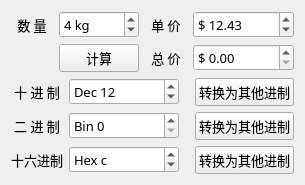
<?xml version="1.0" encoding="UTF-8"?>
<ui version="4.0">
 <class>Widget</class>
 <widget class="QWidget" name="Widget">
  <property name="geometry">
   <rect>
    <x>0</x>
    <y>0</y>
    <width>305</width>
    <height>172</height>
   </rect>
  </property>
  <property name="font">
   <font>
    <family>宋体</family>
    <pointsize>10</pointsize>
   </font>
  </property>
  <property name="windowTitle">
   <string>SpinBox测试</string>
  </property>
  <layout class="QVBoxLayout" name="verticalLayout">
   <item>
    <layout class="QGridLayout" name="gridLayout">
     <item row="1" column="2">
      <widget class="QLabel" name="label_3">
       <property name="text">
        <string>总 价</string>
       </property>
       <property name="alignment">
        <set>Qt::AlignCenter</set>
       </property>
      </widget>
     </item>
     <item row="1" column="3">
      <widget class="QDoubleSpinBox" name="spinTotal">
       <property name="prefix">
        <string>$ </string>
       </property>
       <property name="maximum">
        <double>100000.000000000000000</double>
       </property>
      </widget>
     </item>
     <item row="0" column="1">
      <widget class="QSpinBox" name="spinNum">
       <property name="frame">
        <bool>true</bool>
       </property>
       <property name="buttonSymbols">
        <enum>QAbstractSpinBox::UpDownArrows</enum>
       </property>
       <property name="showGroupSeparator" stdset="0">
        <bool>false</bool>
       </property>
       <property name="suffix">
        <string> kg</string>
       </property>
       <property name="maximum">
        <number>1000</number>
       </property>
       <property name="value">
        <number>4</number>
       </property>
      </widget>
     </item>
     <item row="0" column="3">
      <widget class="QDoubleSpinBox" name="spinPrice">
       <property name="minimumSize">
        <size>
         <width>90</width>
         <height>0</height>
        </size>
       </property>
       <property name="prefix">
        <string>$ </string>
       </property>
       <property name="maximum">
        <double>10000.000000000000000</double>
       </property>
       <property name="value">
        <double>12.430000000000000</double>
       </property>
      </widget>
     </item>
     <item row="0" column="2">
      <widget class="QLabel" name="label_2">
       <property name="text">
        <string>单 价</string>
       </property>
       <property name="alignment">
        <set>Qt::AlignCenter</set>
       </property>
      </widget>
     </item>
     <item row="0" column="0">
      <widget class="QLabel" name="label">
       <property name="text">
        <string>数 量</string>
       </property>
       <property name="alignment">
        <set>Qt::AlignCenter</set>
       </property>
      </widget>
     </item>
     <item row="1" column="1">
      <widget class="QPushButton" name="btnCal">
       <property name="text">
        <string>计算</string>
       </property>
      </widget>
     </item>
    </layout>
   </item>
   <item>
    <spacer name="verticalSpacer">
     <property name="orientation">
      <enum>Qt::Vertical</enum>
     </property>
     <property name="sizeHint" stdset="0">
      <size>
       <width>20</width>
       <height>40</height>
      </size>
     </property>
    </spacer>
   </item>
   <item>
    <layout class="QGridLayout" name="gridLayout_2">
     <item row="0" column="0">
      <widget class="QLabel" name="label_6">
       <property name="minimumSize">
        <size>
         <width>0</width>
         <height>0</height>
        </size>
       </property>
       <property name="text">
        <string>十 进 制</string>
       </property>
       <property name="alignment">
        <set>Qt::AlignCenter</set>
       </property>
      </widget>
     </item>
     <item row="1" column="0">
      <widget class="QLabel" name="label_7">
       <property name="text">
        <string>二 进 制</string>
       </property>
       <property name="alignment">
        <set>Qt::AlignCenter</set>
       </property>
      </widget>
     </item>
     <item row="1" column="3">
      <widget class="QPushButton" name="btnBin">
       <property name="text">
        <string>转换为其他进制</string>
       </property>
      </widget>
     </item>
     <item row="2" column="0">
      <widget class="QLabel" name="label_8">
       <property name="text">
        <string>十六进制</string>
       </property>
       <property name="alignment">
        <set>Qt::AlignCenter</set>
       </property>
      </widget>
     </item>
     <item row="0" column="3">
      <widget class="QPushButton" name="btnDec">
       <property name="text">
        <string>转换为其他进制</string>
       </property>
      </widget>
     </item>
     <item row="2" column="3">
      <widget class="QPushButton" name="btnHex">
       <property name="text">
        <string>转换为其他进制</string>
       </property>
      </widget>
     </item>
     <item row="1" column="2">
      <spacer name="horizontalSpacer_2">
       <property name="orientation">
        <enum>Qt::Horizontal</enum>
       </property>
       <property name="sizeHint" stdset="0">
        <size>
         <width>40</width>
         <height>20</height>
        </size>
       </property>
      </spacer>
     </item>
     <item row="0" column="1">
      <widget class="QSpinBox" name="spinDec">
       <property name="minimumSize">
        <size>
         <width>100</width>
         <height>0</height>
        </size>
       </property>
       <property name="suffix">
        <string/>
       </property>
       <property name="prefix">
        <string>Dec </string>
       </property>
       <property name="maximum">
        <number>255</number>
       </property>
       <property name="value">
        <number>12</number>
       </property>
      </widget>
     </item>
     <item row="1" column="1">
      <widget class="QSpinBox" name="spinBin">
       <property name="prefix">
        <string>Bin </string>
       </property>
       <property name="maximum">
        <number>255</number>
       </property>
       <property name="displayIntegerBase">
        <number>2</number>
       </property>
      </widget>
     </item>
     <item row="2" column="1">
      <widget class="QSpinBox" name="spinHex">
       <property name="prefix">
        <string>Hex </string>
       </property>
       <property name="maximum">
        <number>255</number>
       </property>
       <property name="value">
        <number>12</number>
       </property>
       <property name="displayIntegerBase">
        <number>16</number>
       </property>
      </widget>
     </item>
    </layout>
   </item>
  </layout>
 </widget>
 <layoutdefault spacing="6" margin="11"/>
 <resources/>
 <connections/>
</ui>
